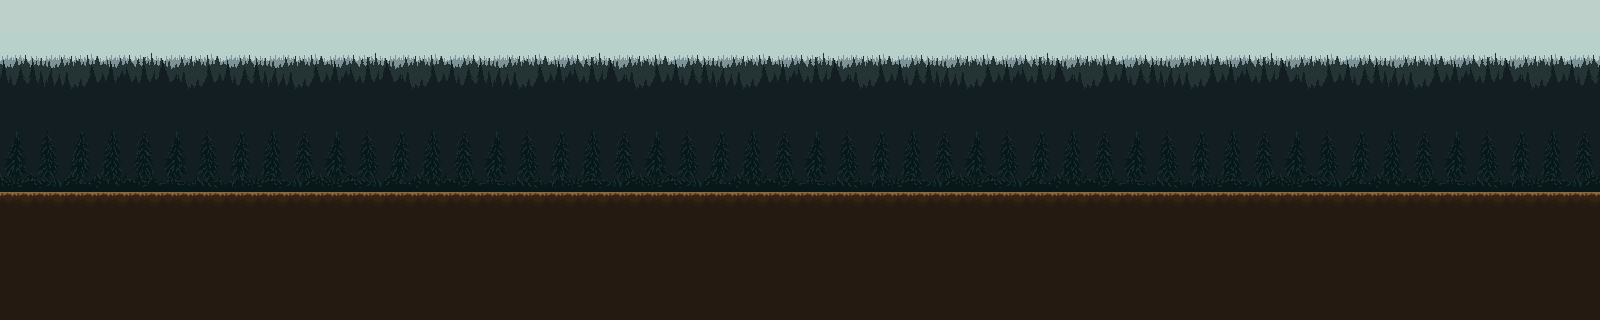

Rendered tile map (Tiled .tmx) drawn with the repository's tilesets; below, a short description and the full map source, tile grids included:
An orthogonal 50x10 tile map with 32x32 px tiles, 2 tile layers (Background, Main), 4 tilesets.

<map version="1.10" tiledversion="1.10.2" orientation="orthogonal" renderorder="right-down" width="50" height="10" tilewidth="32" tileheight="32" infinite="0" nextlayerid="3" nextobjectid="1">
 <tileset firstgid="1" source="../Forest/Textures&amp;trees.tsx" />
 <tileset firstgid="57" source="../Forest/main.tsx" />
 <tileset firstgid="77" source="../Forest/Background.tsx" />
 <tileset firstgid="112" source="../Forest/bgcolor.tsx" />
 <layer id="2" name="Background" width="50" height="10">
  <data encoding="csv">
118,112,113,114,115,116,117,118,112,113,114,115,116,117,118,112,113,114,115,116,117,118,112,113,114,115,116,117,118,112,113,114,115,116,117,118,112,113,114,115,116,117,118,112,113,114,115,116,117,118,
83,77,78,79,80,81,82,83,77,78,79,80,81,82,83,77,78,79,80,81,82,83,77,78,79,80,81,82,83,77,78,79,80,81,82,83,77,78,79,80,81,82,83,77,78,79,80,81,82,83,
90,84,85,86,87,88,89,90,84,85,86,87,88,89,90,84,85,86,87,88,89,90,84,85,86,87,88,89,90,84,85,86,87,88,89,90,84,85,86,87,88,89,90,84,85,86,87,88,89,90,
97,91,92,93,94,95,96,97,91,92,93,94,95,96,97,91,92,93,94,95,96,97,91,92,93,94,95,96,97,91,92,93,94,95,96,97,91,92,93,94,95,96,97,91,92,93,94,95,96,97,
104,98,99,100,101,102,103,104,98,99,100,101,102,103,104,98,99,100,101,102,103,104,98,99,100,101,102,103,104,98,99,100,101,102,103,104,98,99,100,101,102,103,104,98,99,100,101,102,103,104,
111,105,106,107,108,109,110,111,105,106,107,108,109,110,111,105,106,107,108,109,110,111,105,106,107,108,109,110,111,105,106,107,108,109,110,111,105,106,107,108,109,110,111,105,106,107,108,109,110,111,
0,0,0,0,0,0,0,0,0,0,0,0,0,0,0,0,0,0,0,0,0,0,0,0,0,0,0,0,0,0,0,0,0,0,0,0,0,0,0,0,0,0,0,0,0,0,0,0,0,0,
0,0,0,0,0,0,0,0,0,0,0,0,0,0,0,0,0,0,0,0,0,0,0,0,0,0,0,0,0,0,0,0,0,0,0,0,0,0,0,0,0,0,0,0,0,0,0,0,0,0,
0,0,0,0,0,0,0,0,0,0,0,0,0,0,0,0,0,0,0,0,0,0,0,0,0,0,0,0,0,0,0,0,0,0,0,0,0,0,0,0,0,0,0,0,0,0,0,0,0,0,
0,0,0,0,0,0,0,0,0,0,0,0,0,0,0,0,0,0,0,0,0,0,0,0,0,0,0,0,0,0,0,0,0,0,0,0,0,0,0,0,0,0,0,0,0,0,0,0,0,0
</data>
 </layer>
 <layer id="1" name="Main" width="50" height="10">
  <data encoding="csv">
0,0,0,0,0,0,0,0,0,0,0,0,0,0,0,0,0,0,0,0,0,0,0,0,0,0,0,0,0,0,0,0,0,0,0,0,0,0,0,0,0,0,0,0,0,0,0,0,0,0,
0,0,0,0,0,0,0,0,0,0,0,0,0,0,0,0,0,0,0,0,0,0,0,0,0,0,0,0,0,0,0,0,0,0,0,0,0,0,0,0,0,0,0,0,0,0,0,0,0,0,
0,0,0,0,0,0,0,0,0,0,0,0,0,0,0,0,0,0,0,0,0,0,0,0,0,0,0,0,0,0,0,0,0,0,0,0,0,0,0,0,0,0,0,0,0,0,0,0,0,0,
0,0,0,0,0,0,0,0,0,0,0,0,0,0,0,0,0,0,0,0,0,0,0,0,0,0,0,0,0,0,0,0,0,0,0,0,0,0,0,0,0,0,0,0,0,0,0,0,0,0,
57,58,59,60,61,62,63,64,65,66,57,58,59,60,61,62,63,64,65,66,57,58,59,60,61,62,63,64,65,66,57,58,59,60,61,62,63,64,65,66,57,58,59,60,61,62,63,64,65,66,
67,68,69,70,71,72,73,74,75,76,67,68,69,70,71,72,73,74,75,76,67,68,69,70,71,72,73,74,75,76,67,68,69,70,71,72,73,74,75,76,67,68,69,70,71,72,73,74,75,76,
43,43,43,43,43,43,43,43,43,43,43,43,43,43,43,43,43,43,43,43,43,43,43,43,43,43,43,43,43,43,43,43,43,43,43,43,43,43,43,43,43,43,43,43,43,43,43,43,43,43,
51,51,51,51,51,51,51,51,51,51,51,51,51,51,51,51,51,51,51,51,51,51,51,51,51,51,51,51,51,51,51,51,51,51,51,51,51,51,51,51,51,51,51,51,51,51,51,51,51,51,
51,51,51,51,51,51,51,51,51,51,51,51,51,51,51,51,51,51,51,51,51,51,51,51,51,51,51,51,51,51,51,51,51,51,51,51,51,51,51,51,51,51,51,51,51,51,51,51,51,51,
51,51,51,51,51,51,51,51,51,51,51,51,51,51,51,51,51,51,51,51,51,51,51,51,51,51,51,51,51,51,51,51,51,51,51,51,51,51,51,51,51,51,51,51,51,51,51,51,51,51
</data>
 </layer>
</map>
